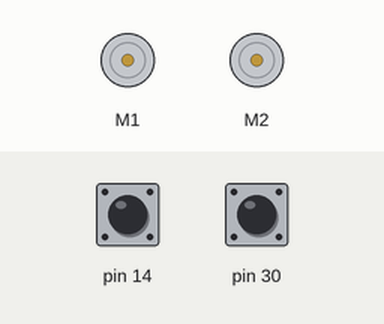
This sketch was run on a simulated Arduino Leonardo, built with avr-gcc and run on an emulated ATmega32U4. Parts: 2 × DC motor (green arrow = forward, orange = backward, longer = faster). The test bench sets the inputs (shaded band); at power-on: pin 14 HIGH, pin 30 HIGH.

Above: at 1.2 s.
1.3 s: pin 14 pulled LOW for 0.15 s
At 3.86 s:
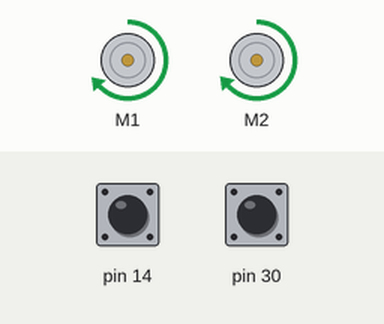
At 5.2 s:
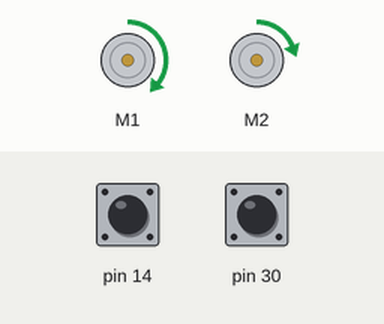
Timing chart, 0 to 13.1 s (numbered marks = the images above; inputs shaded):
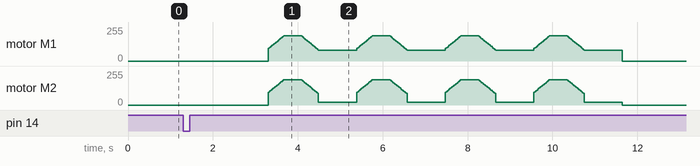

The sketch:

Assignment_1.ino
```cpp
#include <Romi32U4.h>

Romi32U4Motors motors;
Romi32U4ButtonA buttonA;
Romi32U4ButtonB buttonB;

void setup()
{}

void loop()
{
  bool clockwise = true;
  while (1)
  {
    if(buttonA.isPressed() == 1)
    {
      delay(2000);//Wait 2s before moving

      //Turn 4 times
      for(int i = 0; i < 4; i++)
      {
        //Accelerate forwards
        for(int speed = 150; speed < 300; speed++)
        {
          motors.setSpeeds(speed-2,speed);
          delay(2);
        }

        delay(400); //Go straight for 2ms*300 + 400ms

        //Slow and turn
        for(int speed = 300; speed > 130; speed--)
        {
          motors.setSpeeds(speed-2,speed);
          delay(2);
        }
        if(clockwise)motors.setRightSpeed(32);
        else motors.setLeftSpeed(0);
        delay(900);
      }
    }

    //Button B: Circular path
    else if(buttonB.isPressed() == 1)
    {
      delay(2000);
      if(clockwise) motors.setSpeeds(300,100);
      else motors.setSpeeds(100,300);
      delay(2100);
    }

    //Stop
    motors.setSpeeds(0,0);
  }

}
```
